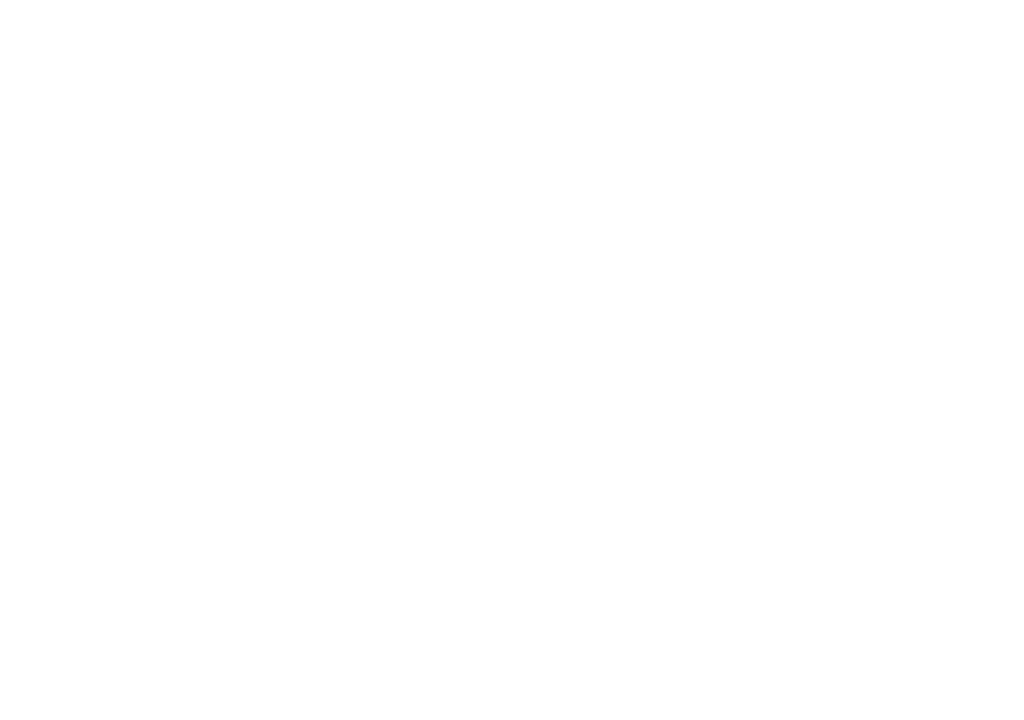
Frame 1 (no input)
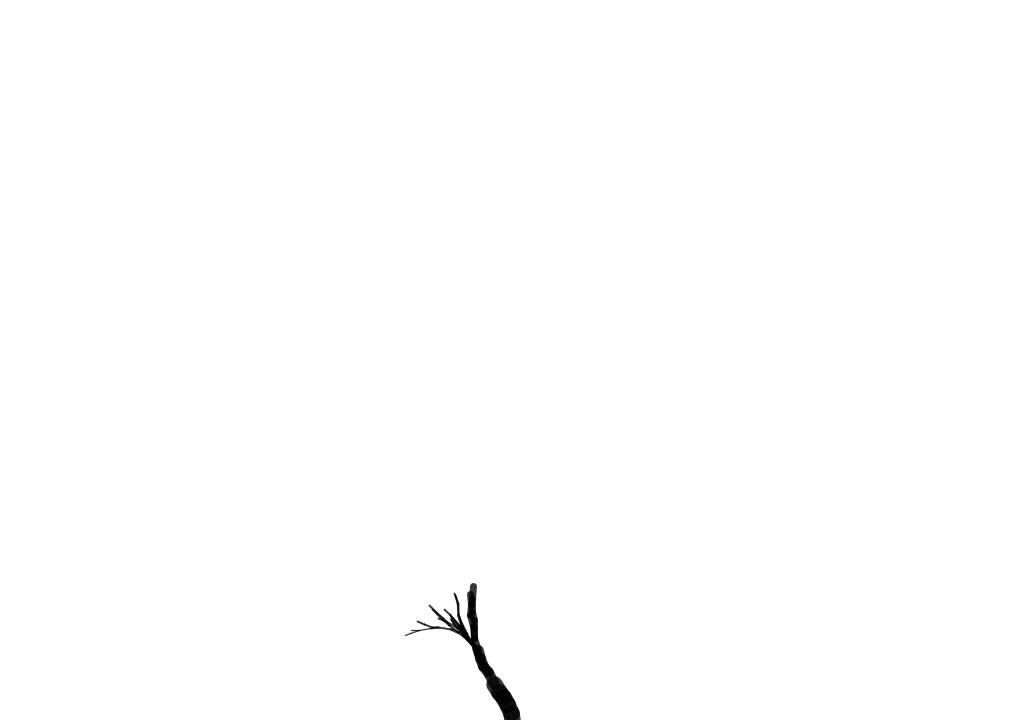
Frame 60 (the mouse pressed at the canvas centre just before this capture)
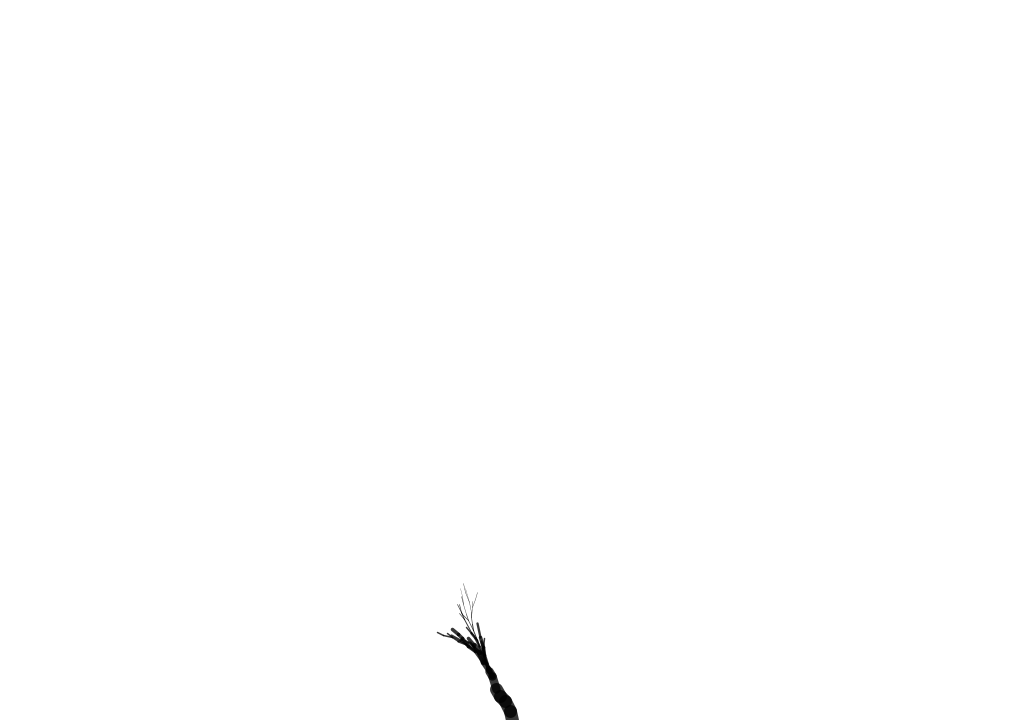
Frame 120 (the mouse held since frame 60 and released just before this capture)

The Processing sketch that drew these frames (run headless with seeded random() and noise(); from frame 60 on, the mouse is pressed at the canvas centre):

// Processing sketch: tree_grow
// ── tree_grow.pde
tree myTree;
PVector startPoint;
PVector drection;
int count;

PGraphics land;

void setup() 
{
  size(1024, 720);
  background(0);
  ellipseMode(CENTER);
  stroke(80, 0, 50, 200);
  fill(250, 80, 120, 120);
  ellipseMode(CENTER);
  smooth();
  startPoint = new PVector(width/2, height/1);
  drection = new PVector(0, -height);
  myTree = new tree(startPoint, drection);
  count = myTree.treeSize;
  land = createGraphics(width,height, JAVA2D);
  land.beginDraw();
  land.ellipseMode(CENTER);
  //land.stroke(80, 0, 50, 200);
  land.stroke(80, 0, 50, 200);
  land.fill(250, 80, 120, 120);
  land.ellipseMode(CENTER);
  land.endDraw();
}

int c = 0;
float e1=1, e1m = 16, cf=0;
float qd = 1.005;
float q = qd, qc = 1;
void draw() 
{
  if (c < count){    
    //c += 1;
    cf += qc;
    qc *= q;
    c = (int) cf;
  }
  
  if (c>count)
    c = count;
  
  land.beginDraw();
  land.background(255);
  if (c == count)
    myTree.swing();
  
  land.stroke(0, 200);
  int tempIndex;
  println(c);
  for(int i = 1; i < c; i ++)
  {
    land.strokeWeight(myTree.twig[(int)myTree.map[i].x].thickness[(int)myTree.map[i].y]);
    land.line(myTree.twig[(int)myTree.map[i].x].location[(int)myTree.map[i].y - 1].x, myTree.twig[(int)myTree.map[i].x].location[(int)myTree.map[i].y - 1].y,
         myTree.twig[(int)myTree.map[i].x].location[(int)myTree.map[i].y].x, myTree.twig[(int)myTree.map[i].x].location[(int)myTree.map[i].y].y);
  }
  
  land.noStroke(); 
  if (c == count){
    for(int i = 0; i < myTree.twig.length; i++)
    {
      int num = myTree.twig[i].location.length - 1;
      land.ellipse(myTree.twig[i].location[num].x, myTree.twig[i].location[num].y, e1, e1);
      
    }
    e1 += 0.1;
    if (e1 > e1m)
      e1 = e1m;
  }
  land.endDraw();
  image(land,0,0);
  save_it(land);
}

void mousePressed() {
  c = 0;
  cf = 0;
  q = qd;
  qc = 1;
  
  e1=1;
  
  background(0);
  stroke(80, 0, 50, 200);
  myTree = new tree(startPoint, drection);
  count = myTree.treeSize;

//  println("================================");

}
class branch 
{
  PVector[] location;
  float[] thickness;
  int[][] baseIndex = new int[2][];
//  float[] baseDtheta;
  boolean isCandidate = false;
  float[] dTheta;
  
  branch(PVector loc, float thic, int id, int branchIndex)
  {
    location = new PVector[1];
    thickness = new float[1];
    location[0] = new PVector(loc.x, loc.y);
    thickness[0] = thic;
    
    baseIndex[0] = new int[1];
    baseIndex[1] = new int[1];
    baseIndex[0][0] = id;
    baseIndex[1][0] = branchIndex;
    
  }
  void branchRotate(int index, float theta, PVector reference)
  {
      location[index].sub(reference);
      rotate2D(location[index], theta);
      location[index].add(reference);
  }
  
  void rotate2D(PVector v, float theta)
  {
    float xTemp = v.x;
    v.x = v.x * cos(theta) - v.y * sin(theta);
    v.y = xTemp * sin(theta) + v.y * cos(theta);
  }
}

class frontier 
{
  PVector location;
  PVector velocity;
  float thickness;
  boolean finished;
  
  
  frontier(PVector startPoint, PVector direction)
  {
    location = new PVector(startPoint.x, startPoint.y);
    velocity = new PVector(direction.x, direction.y);
    thickness = random(10, 20);
    finished = false;
  }
  
  frontier(frontier parent) 
  {
    location = parent.location.get();
    velocity = parent.velocity.get();
    thickness = parent.thickness;
    parent.thickness = thickness;
    finished = parent.finished;
  }
  
  void update(float factor) 
  {
    if(  location.x > -10 
       & location.y > -10
       & location.x < width + 10
       & location.y < height + 10 
       & thickness > factor)  
    {
      velocity.normalize();
      PVector uncertain = new PVector(random(-1, 1), random(-1, 1));
      uncertain.normalize();
      uncertain.mult(0.2);
      velocity.mult(0.8);
      velocity.add(uncertain);
      velocity.mult(random(8, 15));
      location.add(velocity);
    }
    
    else
    {
      finished = true;
    }
   
  } // void update()
  
}
class tree 
{
  PVector[] map;
  branch[] twig;
  int treeSize;
  float BranchLengthFactor = 0.3;
  float BranchLocationFactor = 0.3;

  float dt = 0.025;
  float time = 0;
  float[] dtheta;
  
  int candNum = 3;
  int[] candidateIndex = new int[candNum];
  float[] amplitude = new float[candNum];
  float[] phaseFactor = new float[candNum];
  float freq;
  float period;
   
  tree(PVector startPoint, PVector direction)
  { 
    int id = 0;
    boolean growth = false;
    
    frontier[] fr = new frontier[1];
    fr[id] = new frontier(startPoint, direction);
    
    twig = new branch[1];    
    twig[id] = new branch(fr[id].location, fr[id].thickness, id, 0);
    
    map = new PVector[1];
    map[0] = new PVector(id, twig[id].location.length - 1);
    
    while(!growth)
    {
      int growthSum = 0;
      for(id = 0; id < fr.length; id++)
      {
        fr[id].update(BranchLocationFactor);
        if(!fr[id].finished)
        {
          twig[id].location = (PVector[]) append(twig[id].location, new PVector(fr[id].location.x, fr[id].location.y)); 
          twig[id].thickness = (float[]) append(twig[id].thickness, fr[id].thickness);
          map = (PVector[]) append(map, new PVector(id, twig[id].location.length - 1));
          
          if (random(0, 1) < BranchLengthFactor)  // control length of one branch  
          { 
            
            fr[id].thickness *= 0.65;
            twig[id].thickness[twig[id].thickness.length - 1] = fr[id].thickness;
            if( fr[id].thickness > BranchLocationFactor)  // control the number of the locations on all branches, i.e., treeSize.
            {
              fr = (frontier[]) append(fr, new frontier(fr[id]));           
              twig = (branch[]) append(twig, new branch(fr[id].location, fr[id].thickness, id, twig[id].location.length - 1));
              int _id = id;
              if(_id != 0)  for(int _i = 0; _i < 2; _i++)  twig[twig.length - 1].baseIndex[_i] = concat(twig[twig.length - 1].baseIndex[_i], twig[_id].baseIndex[_i]);
            }
            
          } // if (random(0, 1) < 0.2)
          
        }
        else  growthSum += 1;
      }
      if(growthSum == fr.length) 
      {
        dtheta = new float[twig.length];
        treeSize = map.length;
        growth = true;
      }
    } // while(!growth)
    
    ArrayList<Float> _candList = new ArrayList<Float>();
    float[] _candfloat = new float[twig.length];
    for(int i = 0; i < twig.length; i++)
    {
      _candfloat[i] = (float)twig[i].location.length;
      _candList.add(_candfloat[i]);
    }
    candidateIndex[0] = 0;
    twig[0].isCandidate = true;
    twig[0].dTheta = new float[twig[0].location.length];
    _candfloat[0] = -1.0;
    _candList.set(0, -1.0);
    for(int i = 1; i < candNum; i++) 
    {
      float _temp = max(_candfloat);
      candidateIndex[i] = _candList.indexOf(_temp);
      twig[candidateIndex[i]].isCandidate = true;
      twig[candidateIndex[i]].dTheta = new float[twig[candidateIndex[i]].location.length];
      _candfloat[candidateIndex[i]] = -1.0;
      _candList.set(candidateIndex[i], -1.0);
    }
//    println(candidateIndex);
      
    amplitude[0] = random(0.006, 0.012);
    phaseFactor[0] = random(0.6, 1.2);
    freq = random(0.5, 0.8);
    period = 1 / freq;
    for(int i = 1; i < candNum; i++)
    {
      amplitude[i] = amplitude[i-1] * random(0.9, 1.4);
      phaseFactor[i] = phaseFactor[i-1] * random(0.9, 1.4);
    }
  }
  
  void swing()
  {
    for(int i = 0; i < candNum; i++)
    {
      int _num = twig[candidateIndex[i]].location.length;
      for(int j = 0; j < _num; j++)  twig[candidateIndex[i]].dTheta[j] = amplitude[i] * dt * TWO_PI * freq * cos(TWO_PI * freq * time - phaseFactor[i] * PI * (float)j / (float)_num);
    }

    for(int id = 0; id < twig.length; id++)
    {
      if(twig[id].isCandidate)  for(int _id = 1; _id < twig[id].location.length; _id++)  twig[id].branchRotate(_id, twig[id].dTheta[_id], twig[id].location[0]);
 
      for(int j = 0; j < twig[id].baseIndex[0].length; j++)
      {
        if(!twig[twig[id].baseIndex[0][j]].isCandidate | id == 0) continue;
        else
        {
          for(int k = (id == 0) ? 1 : 0; k < twig[id].location.length; k++)
          {
            twig[id].branchRotate(k, twig[twig[id].baseIndex[0][j]].dTheta[twig[id].baseIndex[1][j]], twig[twig[id].baseIndex[0][j]].location[0]);
          }
        }
      }

    } // for(int id = 0; id < twig.length; id++)

    time += dt;
    if(time >= period) time -= period;    
  }
  
}


boolean saving = false;
void keyPressed() {
  if (key == CODED) {
    if (keyCode == UP){
      saving = true;
    } else if (keyCode == DOWN){
      saving = false;
    }
  }
}

int frame_i = 0;
void save_it(PGraphics land){
  if (saving){
    String fn = "_save\\land_" + nf(frame_i,5,0) + ".png";
    land.save(fn);
    frame_i ++;
    println(fn);
  }
}
